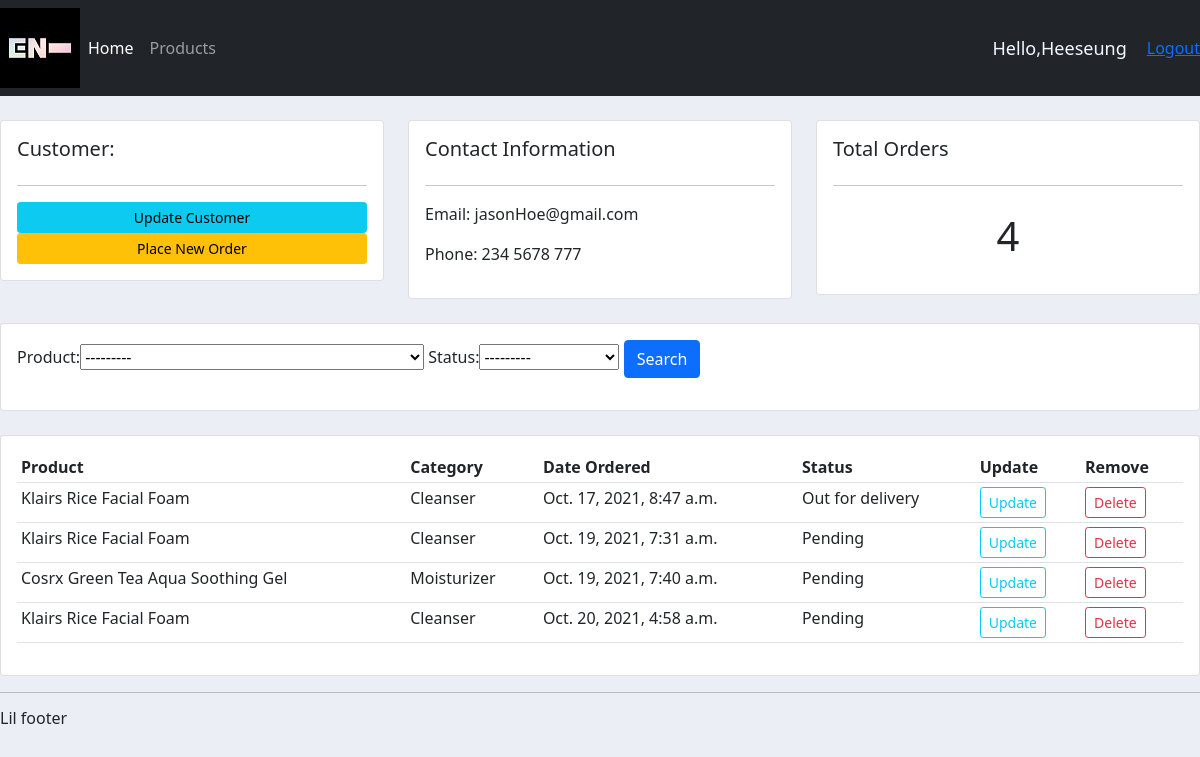
The app's page /customer/1/ (signed in) with its own data.
### accounts/models.py (models this page shows, shortened)
class Customer(models.Model):
    user= models.OneToOneField(User, null=True, blank=True, on_delete=models.CASCADE)
    name= models.CharField(max_length=200, null=True)
    ph=models.CharField(max_length=200,null=True)
    email=models.CharField(max_length=200, null=True)
    profile_pic=models.ImageField(default='pp1.jpg', null=True, blank=True)
    date_created=models.DateTimeField(auto_now_add=True, null=True)

class Order(models.Model):
    STATUS=(
        ('Pending', 'Pending'),
        ('Out for delivery','Out for delivery'),
        ('Delivered', 'Delivered'),
    )
    customer=models.ForeignKey(Customer, null=True, on_delete=models.SET_NULL)
    product=models.ForeignKey(Product, null=True, on_delete=models.SET_NULL)
    status=models.CharField(max_length=200, null=True, choices=STATUS)
    date_created=models.DateTimeField(auto_now_add=True, null=True)

class Product(models.Model):
    CATEGORY=(
        ('Cleanser', 'Cleanser'),
        ('Toner', 'Toner'),
        ('Moisturizer', 'Moisturizer'),
        ('Essence', 'Essence'),
        ('Sunscreen', 'Sunscreen'),
        ('Exfoliation', 'Exfoliation'),
        ('Serum', 'Serum'),
        ('Cleansing Oil', 'Cleansing Oil'),
    )
    name=models.CharField(max_length=200, null=True)
    price=models.FloatField(null=True)
    category=models.CharField(max_length=200, null=True, choices=CATEGORY)
    description=models.CharField(max_length=200, null=True, blank=True)
    date_created=models.DateTimeField(auto_now_add=True, null=True)
    tags=models.ManyToManyField(Tag)
    def __str__(self):
        return self.name

### accounts/decorators.py (the view)
        def wrapper_function(request, *args, **kwargs):
            group= None
            if request.user.groups.exists():
                group= request.user.groups.all()[0].name
            if group in allowed_roles:
               return view_function(request, *args, **kwargs)
            else:
                return HttpResponse('You are not authorized to view this page.')

### accounts/views.py (called while the page is built)
@login_required(login_url='login')
@allowed_user(allowed_roles=['admin'])
def customer(request, pk):
    customer=Customer.objects.get(id=pk)
    orders=customer.order_set.all()
    order_count=orders.count()
    myFilter= OrderFilter(request.GET, queryset=orders)
    orders=myFilter.qs
    context={'customer': customer, 'order': orders, 'order_count': order_count, 'myFilter': myFilter}
    return render(request,'accounts/customer.html', context)

### accounts/templates/accounts/customer.html
{% extends 'accounts/main.html' %}
{% block content %}
<br>
<div class="row">
	<div class="col-md">
		<div class="card card-body">
			<h5>Customer:</h5>
			<hr>
			<a class="btn btn-info  btn-sm btn-block" href="">Update Customer</a>
			<a class="btn btn-warning  btn-sm btn-block" href="{% url 'create_order' customer.id %}">Place New Order</a>
		</div>
	</div>
	<div class="col-md">
		<div class="card card-body">
			<h5>Contact Information</h5>
			<hr>
			<p>Email: {{customer.email}}</p>
			<p>Phone: {{customer.ph}}</p>
		</div>
	</div>
	<div class="col-md">
		<div class="card card-body">
			<h5>Total Orders</h5>
			<hr>
			<h1 style="text-align: center;padding: 10px">
			{{order_count}}</h1>
		</div>
	</div>
</div>
<br>
<div class="row">
	<div class="col">
		<div class="card card-body">
			<form method="get">
				{{myFilter.form}}
		    <button class="btn btn-primary" type="submit">Search</button>
		  </form>
		</div>
	</div>
</div>
<br>
<div class="row">
	<div class="col-md">
		<div class="card card-body">
			<table class="table table-sm">
				<tr>
					<th>Product</th>
					<th>Category</th>
					<th>Date Ordered</th>
					<th>Status</th>
					<th>Update</th>
					<th>Remove</th>
				</tr>
				{% for i in order %}
					<tr>
						<td>{{i.product}}</td>
						<td>{{i.product.category}}</td>
						<td>{{i.date_created}}</td>
						<td>{{i.status}}</td>
						<td><a class="btn btn-sm btn-outline-info" href="{% url 'update_order' i.id %}">Update</a></td>
						<td><a class="btn btn-sm btn-outline-danger" href="{% url 'delete_order' i.id %}">Delete</a></td>
					</tr>
				{% endfor %}
			</table>
		</div>
	</div>
</div>
{% endblock %}

### accounts/templates/accounts/navbar.html (shortened to what this page needs)
{% load static %}
<nav class="navbar navbar-expand-lg navbar-dark bg-dark">
  <img src="{% static 'images/en.jpg'%}" alt="" srcset="">
    <div class="collapse navbar-collapse" id="navbarNavAltMarkup">
      <div class="navbar-nav">
        {% if request.user.is_staff %}
          <a class="nav-item nav-link active" href="{%url 'home' %}">Home</a>
          <a class="nav-item nav-link" href="{%url 'products' %}">Products</a>
        {% else %}
          <li class="nav-item">
            <a href="{% url 'account'%}">Settings</a>
          </li>
        {% endif %}
      </div>
    </div>
    <span class="hello">Hello,{{request.user}}
    </span>
    <span><a href="{% url 'logout' %}">Logout</a></span>
  </nav>

### static/css/main.css (style rules this page uses)
body { background-color: #ebeff5; }

### accounts/templates/accounts/navbar.html (style rules this page uses)
.hello { font-size: 18px; color: aliceblue; margin-right: 20px; }

### records on screen
Customer: email "jasonHoe@gmail.com", ph "234 5678 777"
Order: product "Klairs Rice Facial Foam", product.category "Cleanser", date_created "Oct. 17, 2021, 8:47 a.m.", status "Out for delivery"
Order: product "Klairs Rice Facial Foam", product.category "Cleanser", date_created "Oct. 19, 2021, 7:31 a.m.", status "Pending"
Order: product "Cosrx Green Tea Aqua Soothing Gel", product.category "Moisturizer", date_created "Oct. 19, 2021, 7:40 a.m.", status "Pending"
Order: product "Klairs Rice Facial Foam", product.category "Cleanser", date_created "Oct. 20, 2021, 4:58 a.m.", status "Pending"

### other values on screen
{{ request.user }} "Heeseung"
{{ order_count }} "4"
